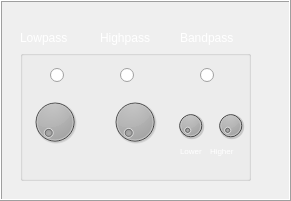
   <widget class="QFrame" name="filter_frame">
    <property name="geometry">
     <rect>
      <x>10</x>
      <y>330</y>
      <width>291</width>
      <height>201</height>
     </rect>
    </property>
    <property name="frameShape">
     <enum>QFrame::Box</enum>
    </property>
    <property name="frameShadow">
     <enum>QFrame::Raised</enum>
    </property>
    <widget class="QGroupBox" name="groupBox_3">
     <property name="geometry">
      <rect>
       <x>20</x>
       <y>50</y>
       <width>231</width>
       <height>131</height>
      </rect>
     </property>
     <property name="font">
      <font>
       <pointsize>12</pointsize>
      </font>
     </property>
     <property name="title">
      <string/>
     </property>
     <property name="flat">
      <bool>false</bool>
     </property>
     <widget class="QRadioButton" name="rb_lowpass_3">
      <property name="geometry">
       <rect>
        <x>30</x>
        <y>10</y>
        <width>21</width>
        <height>31</height>
       </rect>
      </property>
      <property name="styleSheet">
       <string notr="true">background-color:0,0,0;</string>
      </property>
      <property name="text">
       <string/>
      </property>
     </widget>
     <widget class="QRadioButton" name="rbutton_highpass_3">
      <property name="geometry">
       <rect>
        <x>100</x>
        <y>10</y>
        <width>21</width>
        <height>31</height>
       </rect>
      </property>
      <property name="styleSheet">
       <string notr="true">background-color:0,0,0
;</string>
      </property>
      <property name="text">
       <string/>
      </property>
     </widget>
     <widget class="QRadioButton" name="rb_bandpass_3">
      <property name="geometry">
       <rect>
        <x>180</x>
        <y>10</y>
        <width>21</width>
        <height>31</height>
       </rect>
      </property>
      <property name="styleSheet">
       <string notr="true">background-color:0,0,0
</string>
      </property>
      <property name="text">
       <string/>
      </property>
     </widget>
     <widget class="QDial" name="bandpass_lower_3">
      <property name="geometry">
       <rect>
        <x>150</x>
        <y>60</y>
        <width>41</width>
        <height>31</height>
       </rect>
      </property>
      <property name="palette">
       <palette>
        <active>
         <colorrole role="Button">
          <brush brushstyle="SolidPattern">
           <color alpha="255">
            <red>0</red>
            <green>0</green>
            <blue>0</blue>
           </color>
          </brush>
         </colorrole>
         <colorrole role="Base">
          <brush brushstyle="SolidPattern">
           <color alpha="255">
            <red>0</red>
            <green>0</green>
            <blue>0</blue>
           </color>
          </brush>
         </colorrole>
         <colorrole role="Window">
          <brush brushstyle="SolidPattern">
           <color alpha="255">
            <red>0</red>
            <green>0</green>
            <blue>0</blue>
           </color>
          </brush>
         </colorrole>
        </active>
        <inactive>
         <colorrole role="Button">
          <brush brushstyle="SolidPattern">
           <color alpha="255">
            <red>0</red>
            <green>0</green>
            <blue>0</blue>
           </color>
          </brush>
         </colorrole>
         <colorrole role="Base">
          <brush brushstyle="SolidPattern">
           <color alpha="255">
            <red>0</red>
            <green>0</green>
            <blue>0</blue>
           </color>
          </brush>
         </colorrole>
         <colorrole role="Window">
          <brush brushstyle="SolidPattern">
           <color alpha="255">
            <red>0</red>
            <green>0</green>
            <blue>0</blue>
           </color>
          </brush>
         </colorrole>
        </inactive>
        <disabled>
         <colorrole role="Button">
          <brush brushstyle="SolidPattern">
           <color alpha="255">
            <red>0</red>
            <green>0</green>
            <blue>0</blue>
           </color>
          </brush>
         </colorrole>
         <colorrole role="Base">
          <brush brushstyle="SolidPattern">
           <color alpha="255">
            <red>0</red>
            <green>0</green>
            <blue>0</blue>
           </color>
          </brush>
         </colorrole>
         <colorrole role="Window">
          <brush brushstyle="SolidPattern">
           <color alpha="255">
            <red>0</red>
            <green>0</green>
            <blue>0</blue>
           </color>
          </brush>
         </colorrole>
        </disabled>
       </palette>
      </property>
     </widget>
     <widget class="QDial" name="bandpass_higher_3">
      <property name="geometry">
       <rect>
        <x>190</x>
        <y>60</y>
        <width>41</width>
        <height>31</height>
       </rect>
      </property>
      <property name="palette">
       <palette>
        <active>
         <colorrole role="Button">
          <brush brushstyle="SolidPattern">
           <color alpha="255">
            <red>0</red>
            <green>0</green>
            <blue>0</blue>
           </color>
          </brush>
         </colorrole>
         <colorrole role="Base">
          <brush brushstyle="SolidPattern">
           <color alpha="255">
            <red>0</red>
            <green>0</green>
            <blue>0</blue>
           </color>
          </brush>
         </colorrole>
         <colorrole role="Window">
          <brush brushstyle="SolidPattern">
           <color alpha="255">
            <red>0</red>
            <green>0</green>
            <blue>0</blue>
           </color>
          </brush>
         </colorrole>
        </active>
        <inactive>
         <colorrole role="Button">
          <brush brushstyle="SolidPattern">
           <color alpha="255">
            <red>0</red>
            <green>0</green>
            <blue>0</blue>
           </color>
          </brush>
         </colorrole>
         <colorrole role="Base">
          <brush brushstyle="SolidPattern">
           <color alpha="255">
            <red>0</red>
            <green>0</green>
            <blue>0</blue>
           </color>
          </brush>
         </colorrole>
         <colorrole role="Window">
          <brush brushstyle="SolidPattern">
           <color alpha="255">
            <red>0</red>
            <green>0</green>
            <blue>0</blue>
           </color>
          </brush>
         </colorrole>
        </inactive>
        <disabled>
         <colorrole role="Button">
          <brush brushstyle="SolidPattern">
           <color alpha="255">
            <red>0</red>
            <green>0</green>
            <blue>0</blue>
           </color>
          </brush>
         </colorrole>
         <colorrole role="Base">
          <brush brushstyle="SolidPattern">
           <color alpha="255">
            <red>0</red>
            <green>0</green>
            <blue>0</blue>
           </color>
          </brush>
         </colorrole>
         <colorrole role="Window">
          <brush brushstyle="SolidPattern">
           <color alpha="255">
            <red>0</red>
            <green>0</green>
            <blue>0</blue>
           </color>
          </brush>
         </colorrole>
        </disabled>
       </palette>
      </property>
     </widget>
     <widget class="QLabel" name="label_37">
      <property name="geometry">
       <rect>
        <x>160</x>
        <y>90</y>
        <width>31</width>
        <height>21</height>
       </rect>
      </property>
      <property name="font">
       <font>
        <pointsize>6</pointsize>
       </font>
      </property>
      <property name="styleSheet">
       <string notr="true">color:rgb(255, 255, 255)</string>
      </property>
      <property name="text">
       <string>Lower</string>
      </property>
     </widget>
     <widget class="QLabel" name="label_38">
      <property name="geometry">
       <rect>
        <x>190</x>
        <y>90</y>
        <width>31</width>
        <height>21</height>
       </rect>
      </property>
      <property name="font">
       <font>
        <pointsize>6</pointsize>
       </font>
      </property>
      <property name="styleSheet">
       <string notr="true">color:rgb(255, 255, 255)
</string>
      </property>
      <property name="text">
       <string>Higher</string>
      </property>
     </widget>
     <widget class="QDial" name="lowpass_3">
      <property name="geometry">
       <rect>
        <x>10</x>
        <y>40</y>
        <width>50</width>
        <height>64</height>
       </rect>
      </property>
      <property name="palette">
       <palette>
        <active>
         <colorrole role="Button">
          <brush brushstyle="SolidPattern">
           <color alpha="255">
            <red>0</red>
            <green>0</green>
            <blue>0</blue>
           </color>
          </brush>
         </colorrole>
         <colorrole role="Base">
          <brush brushstyle="SolidPattern">
           <color alpha="255">
            <red>0</red>
            <green>0</green>
            <blue>0</blue>
           </color>
          </brush>
         </colorrole>
         <colorrole role="Window">
          <brush brushstyle="SolidPattern">
           <color alpha="255">
            <red>0</red>
            <green>0</green>
            <blue>0</blue>
           </color>
          </brush>
         </colorrole>
        </active>
        <inactive>
         <colorrole role="Button">
          <brush brushstyle="SolidPattern">
           <color alpha="255">
            <red>0</red>
            <green>0</green>
            <blue>0</blue>
           </color>
          </brush>
         </colorrole>
         <colorrole role="Base">
          <brush brushstyle="SolidPattern">
           <color alpha="255">
            <red>0</red>
            <green>0</green>
            <blue>0</blue>
           </color>
          </brush>
         </colorrole>
         <colorrole role="Window">
          <brush brushstyle="SolidPattern">
           <color alpha="255">
            <red>0</red>
            <green>0</green>
            <blue>0</blue>
           </color>
          </brush>
         </colorrole>
        </inactive>
        <disabled>
         <colorrole role="Button">
          <brush brushstyle="SolidPattern">
           <color alpha="255">
            <red>0</red>
            <green>0</green>
            <blue>0</blue>
           </color>
          </brush>
         </colorrole>
         <colorrole role="Base">
          <brush brushstyle="SolidPattern">
           <color alpha="255">
            <red>0</red>
            <green>0</green>
            <blue>0</blue>
           </color>
          </brush>
         </colorrole>
         <colorrole role="Window">
          <brush brushstyle="SolidPattern">
           <color alpha="255">
            <red>0</red>
            <green>0</green>
            <blue>0</blue>
           </color>
          </brush>
         </colorrole>
        </disabled>
       </palette>
      </property>
     </widget>
    </widget>
    <widget class="QLabel" name="label_44">
     <property name="geometry">
      <rect>
       <x>100</x>
       <y>30</y>
       <width>91</width>
       <height>16</height>
      </rect>
     </property>
     <property name="palette">
      <palette>
       <active>
        <colorrole role="WindowText">
         <brush brushstyle="SolidPattern">
          <color alpha="255">
           <red>255</red>
           <green>255</green>
           <blue>255</blue>
          </color>
         </brush>
        </colorrole>
        <colorrole role="Button">
         <brush brushstyle="SolidPattern">
          <color alpha="255">
           <red>0</red>
           <green>0</green>
           <blue>0</blue>
          </color>
         </brush>
        </colorrole>
        <colorrole role="Base">
         <brush brushstyle="SolidPattern">
          <color alpha="255">
           <red>0</red>
           <green>0</green>
           <blue>0</blue>
          </color>
         </brush>
        </colorrole>
        <colorrole role="Window">
         <brush brushstyle="SolidPattern">
          <color alpha="255">
           <red>0</red>
           <green>0</green>
           <blue>0</blue>
          </color>
         </brush>
        </colorrole>
       </active>
       <inactive>
        <colorrole role="WindowText">
         <brush brushstyle="SolidPattern">
          <color alpha="255">
           <red>255</red>
           <green>255</green>
           <blue>255</blue>
          </color>
         </brush>
        </colorrole>
        <colorrole role="Button">
         <brush brushstyle="SolidPattern">
          <color alpha="255">
           <red>0</red>
           <green>0</green>
           <blue>0</blue>
          </color>
         </brush>
        </colorrole>
        <colorrole role="Base">
         <brush brushstyle="SolidPattern">
          <color alpha="255">
           <red>0</red>
           <green>0</green>
           <blue>0</blue>
          </color>
         </brush>
        </colorrole>
        <colorrole role="Window">
         <brush brushstyle="SolidPattern">
          <color alpha="255">
           <red>0</red>
           <green>0</green>
           <blue>0</blue>
          </color>
         </brush>
        </colorrole>
       </inactive>
       <disabled>
        <colorrole role="WindowText">
         <brush brushstyle="SolidPattern">
          <color alpha="255">
           <red>120</red>
           <green>120</green>
           <blue>120</blue>
          </color>
         </brush>
        </colorrole>
        <colorrole role="Button">
         <brush brushstyle="SolidPattern">
          <color alpha="255">
           <red>0</red>
           <green>0</green>
           <blue>0</blue>
          </color>
         </brush>
        </colorrole>
        <colorrole role="Base">
         <brush brushstyle="SolidPattern">
          <color alpha="255">
           <red>0</red>
           <green>0</green>
           <blue>0</blue>
          </color>
         </brush>
        </colorrole>
        <colorrole role="Window">
         <brush brushstyle="SolidPattern">
          <color alpha="255">
           <red>0</red>
           <green>0</green>
           <blue>0</blue>
          </color>
         </brush>
        </colorrole>
       </disabled>
      </palette>
     </property>
     <property name="text">
      <string>Highpass</string>
     </property>
    </widget>
    <widget class="QLabel" name="label_45">
     <property name="geometry">
      <rect>
       <x>180</x>
       <y>30</y>
       <width>81</width>
       <height>16</height>
      </rect>
     </property>
     <property name="palette">
      <palette>
       <active>
        <colorrole role="WindowText">
         <brush brushstyle="SolidPattern">
          <color alpha="255">
           <red>255</red>
           <green>255</green>
           <blue>255</blue>
          </color>
         </brush>
        </colorrole>
        <colorrole role="Button">
         <brush brushstyle="SolidPattern">
          <color alpha="255">
           <red>0</red>
           <green>0</green>
           <blue>0</blue>
          </color>
         </brush>
        </colorrole>
        <colorrole role="Base">
         <brush brushstyle="SolidPattern">
          <color alpha="255">
           <red>0</red>
           <green>0</green>
           <blue>0</blue>
          </color>
         </brush>
        </colorrole>
        <colorrole role="Window">
         <brush brushstyle="SolidPattern">
          <color alpha="255">
           <red>0</red>
           <green>0</green>
           <blue>0</blue>
          </color>
         </brush>
        </colorrole>
       </active>
       <inactive>
        <colorrole role="WindowText">
         <brush brushstyle="SolidPattern">
          <color alpha="255">
           <red>255</red>
           <green>255</green>
           <blue>255</blue>
          </color>
         </brush>
        </colorrole>
        <colorrole role="Button">
         <brush brushstyle="SolidPattern">
          <color alpha="255">
           <red>0</red>
           <green>0</green>
           <blue>0</blue>
          </color>
         </brush>
        </colorrole>
        <colorrole role="Base">
         <brush brushstyle="SolidPattern">
          <color alpha="255">
           <red>0</red>
           <green>0</green>
           <blue>0</blue>
          </color>
         </brush>
        </colorrole>
        <colorrole role="Window">
         <brush brushstyle="SolidPattern">
          <color alpha="255">
           <red>0</red>
           <green>0</green>
           <blue>0</blue>
          </color>
         </brush>
        </colorrole>
       </inactive>
       <disabled>
        <colorrole role="WindowText">
         <brush brushstyle="SolidPattern">
          <color alpha="255">
           <red>120</red>
           <green>120</green>
           <blue>120</blue>
          </color>
         </brush>
        </colorrole>
        <colorrole role="Button">
         <brush brushstyle="SolidPattern">
          <color alpha="255">
           <red>0</red>
           <green>0</green>
           <blue>0</blue>
          </color>
         </brush>
        </colorrole>
        <colorrole role="Base">
         <brush brushstyle="SolidPattern">
          <color alpha="255">
           <red>0</red>
           <green>0</green>
           <blue>0</blue>
          </color>
         </brush>
        </colorrole>
        <colorrole role="Window">
         <brush brushstyle="SolidPattern">
          <color alpha="255">
           <red>0</red>
           <green>0</green>
           <blue>0</blue>
          </color>
         </brush>
        </colorrole>
       </disabled>
      </palette>
     </property>
     <property name="text">
      <string>Bandpass</string>
     </property>
    </widget>
    <widget class="QDial" name="highpass_3">
     <property name="geometry">
      <rect>
       <x>110</x>
       <y>90</y>
       <width>50</width>
       <height>64</height>
      </rect>
     </property>
     <property name="palette">
      <palette>
       <active>
        <colorrole role="Button">
         <brush brushstyle="SolidPattern">
          <color alpha="255">
           <red>0</red>
           <green>0</green>
           <blue>0</blue>
          </color>
         </brush>
        </colorrole>
        <colorrole role="Base">
         <brush brushstyle="SolidPattern">
          <color alpha="255">
           <red>0</red>
           <green>0</green>
           <blue>0</blue>
          </color>
         </brush>
        </colorrole>
        <colorrole role="Window">
         <brush brushstyle="SolidPattern">
          <color alpha="255">
           <red>0</red>
           <green>0</green>
           <blue>0</blue>
          </color>
         </brush>
        </colorrole>
       </active>
       <inactive>
        <colorrole role="Button">
         <brush brushstyle="SolidPattern">
          <color alpha="255">
           <red>0</red>
           <green>0</green>
           <blue>0</blue>
          </color>
         </brush>
        </colorrole>
        <colorrole role="Base">
         <brush brushstyle="SolidPattern">
          <color alpha="255">
           <red>0</red>
           <green>0</green>
           <blue>0</blue>
          </color>
         </brush>
        </colorrole>
        <colorrole role="Window">
         <brush brushstyle="SolidPattern">
          <color alpha="255">
           <red>0</red>
           <green>0</green>
           <blue>0</blue>
          </color>
         </brush>
        </colorrole>
       </inactive>
       <disabled>
        <colorrole role="Button">
         <brush brushstyle="SolidPattern">
          <color alpha="255">
           <red>0</red>
           <green>0</green>
           <blue>0</blue>
          </color>
         </brush>
        </colorrole>
        <colorrole role="Base">
         <brush brushstyle="SolidPattern">
          <color alpha="255">
           <red>0</red>
           <green>0</green>
           <blue>0</blue>
          </color>
         </brush>
        </colorrole>
        <colorrole role="Window">
         <brush brushstyle="SolidPattern">
          <color alpha="255">
           <red>0</red>
           <green>0</green>
           <blue>0</blue>
          </color>
         </brush>
        </colorrole>
       </disabled>
      </palette>
     </property>
    </widget>
    <widget class="QLabel" name="label_46">
     <property name="geometry">
      <rect>
       <x>20</x>
       <y>30</y>
       <width>81</width>
       <height>16</height>
      </rect>
     </property>
     <property name="palette">
      <palette>
       <active>
        <colorrole role="WindowText">
         <brush brushstyle="SolidPattern">
          <color alpha="255">
           <red>255</red>
           <green>255</green>
           <blue>255</blue>
          </color>
         </brush>
        </colorrole>
        <colorrole role="Button">
         <brush brushstyle="SolidPattern">
          <color alpha="255">
           <red>0</red>
           <green>0</green>
           <blue>0</blue>
          </color>
         </brush>
        </colorrole>
        <colorrole role="Base">
         <brush brushstyle="SolidPattern">
          <color alpha="255">
           <red>0</red>
           <green>0</green>
           <blue>0</blue>
          </color>
         </brush>
        </colorrole>
        <colorrole role="Window">
         <brush brushstyle="SolidPattern">
          <color alpha="255">
           <red>0</red>
           <green>0</green>
           <blue>0</blue>
          </color>
         </brush>
        </colorrole>
       </active>
       <inactive>
        <colorrole role="WindowText">
         <brush brushstyle="SolidPattern">
          <color alpha="255">
           <red>255</red>
           <green>255</green>
           <blue>255</blue>
          </color>
         </brush>
        </colorrole>
        <colorrole role="Button">
         <brush brushstyle="SolidPattern">
          <color alpha="255">
           <red>0</red>
           <green>0</green>
           <blue>0</blue>
          </color>
         </brush>
        </colorrole>
        <colorrole role="Base">
         <brush brushstyle="SolidPattern">
          <color alpha="255">
           <red>0</red>
           <green>0</green>
           <blue>0</blue>
          </color>
         </brush>
        </colorrole>
        <colorrole role="Window">
         <brush brushstyle="SolidPattern">
          <color alpha="255">
           <red>0</red>
           <green>0</green>
           <blue>0</blue>
          </color>
         </brush>
        </colorrole>
       </inactive>
       <disabled>
        <colorrole role="WindowText">
         <brush brushstyle="SolidPattern">
          <color alpha="255">
           <red>120</red>
           <green>120</green>
           <blue>120</blue>
          </color>
         </brush>
        </colorrole>
        <colorrole role="Button">
         <brush brushstyle="SolidPattern">
          <color alpha="255">
           <red>0</red>
           <green>0</green>
           <blue>0</blue>
          </color>
         </brush>
        </colorrole>
        <colorrole role="Base">
         <brush brushstyle="SolidPattern">
          <color alpha="255">
           <red>0</red>
           <green>0</green>
           <blue>0</blue>
          </color>
         </brush>
        </colorrole>
        <colorrole role="Window">
         <brush brushstyle="SolidPattern">
          <color alpha="255">
           <red>0</red>
           <green>0</green>
           <blue>0</blue>
          </color>
         </brush>
        </colorrole>
       </disabled>
      </palette>
     </property>
     <property name="text">
      <string>Lowpass</string>
     </property>
    </widget>
   </widget>
